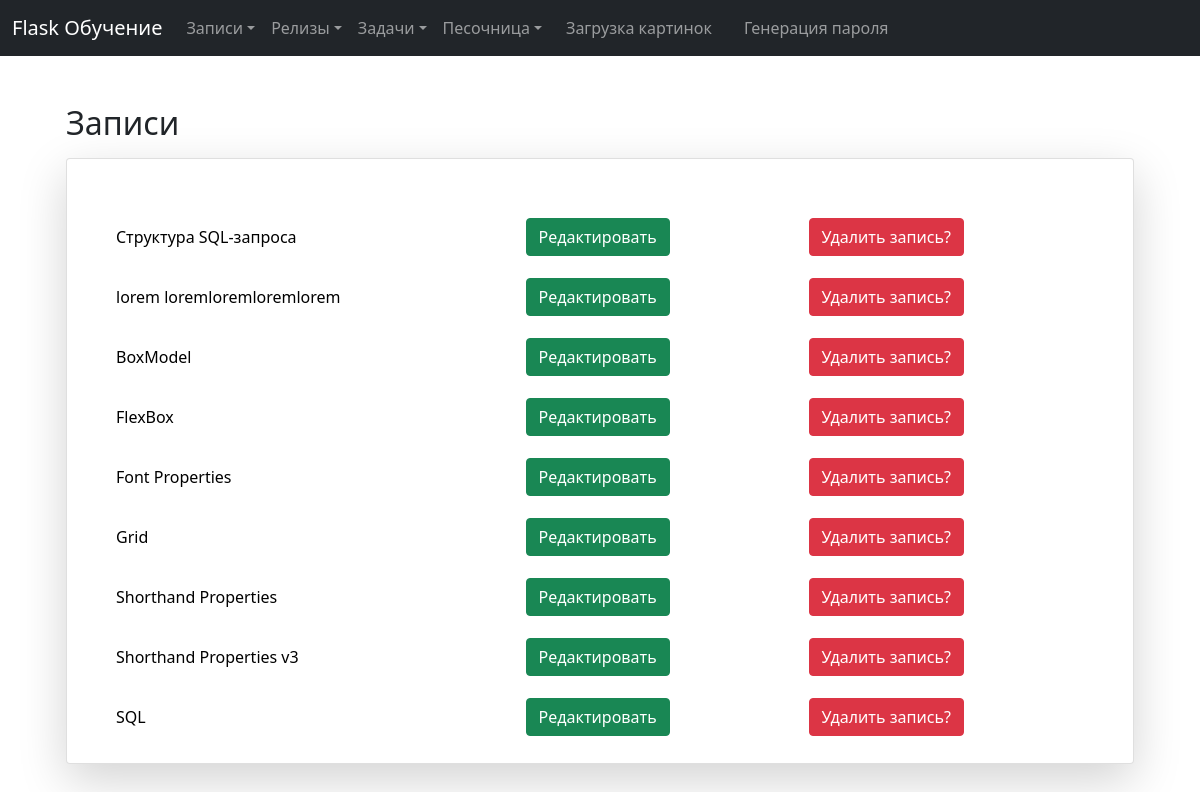
Page /posts on the earlier database version.
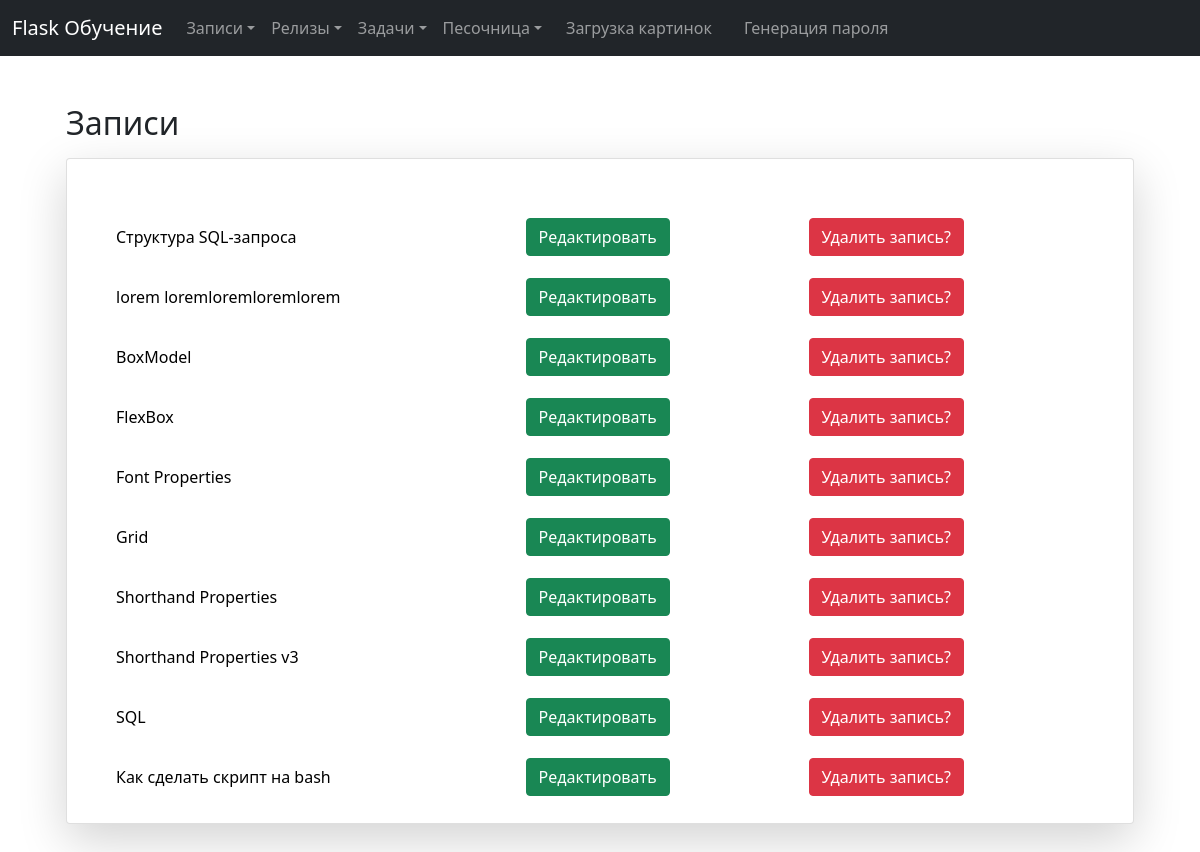
Same page on the later database version.
### tables this page shows
CREATE TABLE "posts"
(
    id      INTEGER
        primary key autoincrement,
    title   TEXT not null,
    content TEXT not null
, image_post TEXT);

### app.py (the view)
@app.route("/posts")
def posts():
    conn = get_db_connection()
    posts = conn.execute("SELECT * FROM posts").fetchall()
    conn.close()
    return render_template("posts/posts.html", posts=posts)

### app.py (called while the page is built)
def get_db_connection():
    conn = sqlite3.connect("database.db")
    conn.row_factory = sqlite3.Row
    return conn

### templates/posts/posts.html (shortened to what this page needs)
{% extends "base.html" %}
{% block content %}
<div class="container px-4 py-5" id="custom-cards">
   <h2 class="pb-2">Записи</h2>
   <div class="col">
      <div class="card card-cover h-100 overflow-hidden text-bg-dark rounded-4 shadow-lg">
         <div class="d-flex flex-column h-100 p-5 pb-3 text-shadow-1">
            <table>
               <tr>
                  {% for post in posts %}
                  <td><a href="{{ url_for('get_post', post_id=post['id']) }}">{{ post['title'] }}</a></td>
                  <td>
                     <a href="{{ url_for('edit_post', id=post['id']) }}" class="btn btn-success">Редактировать</a>
                  </td>
                  <td>
                     <form action="{{ url_for('delete', id=post['id']) }}" method="POST">
                        <input type="submit" value="Удалить запись?"
                           class="btn btn-danger btn-bg"
                           onclick="return confirm('Вы уверены что хотите удалить запись?')">
                     </form>
                  </td>
               </tr>
               {% endfor %}
            </table>
         </div>
      </div>
   </div>
</div>
{% endblock %}

Differences in the rows shown:
added posts: title "Как сделать скрипт на bash"
